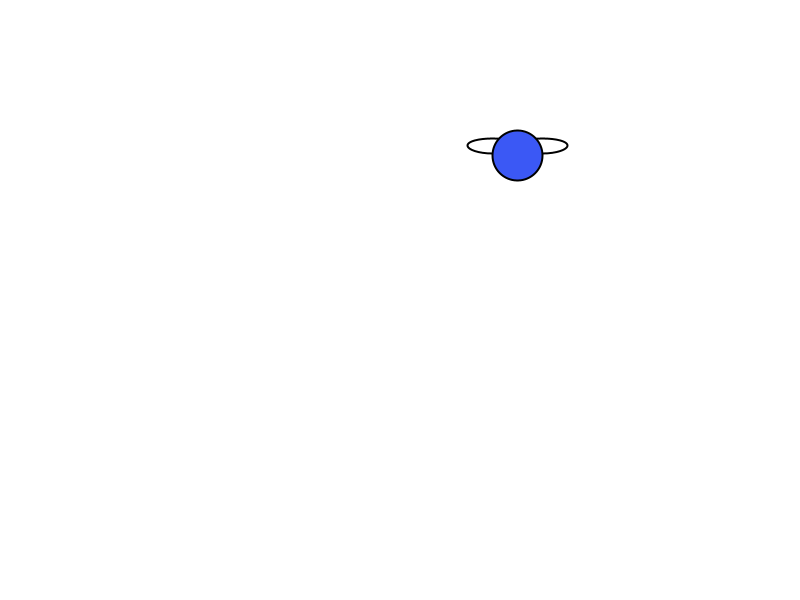
Frame 1 (no input)
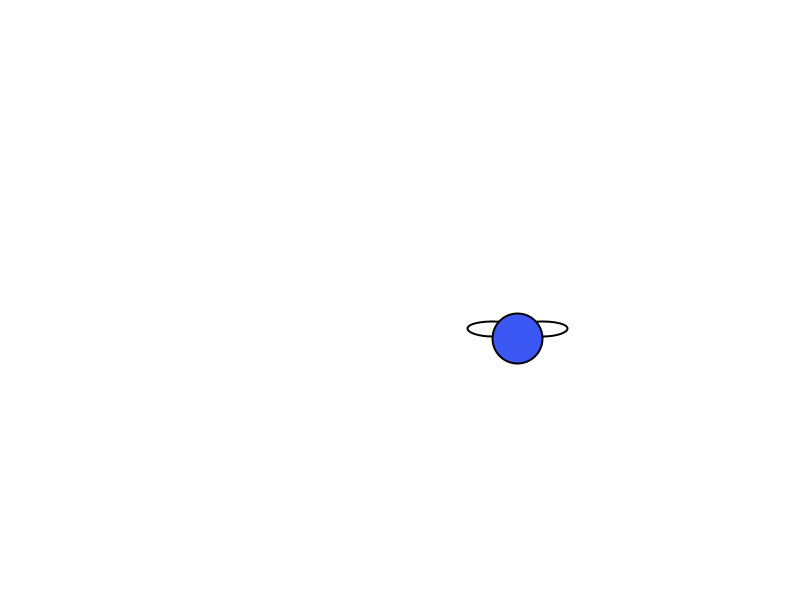
Frame 60 (the mouse pressed at the canvas centre just before this capture)
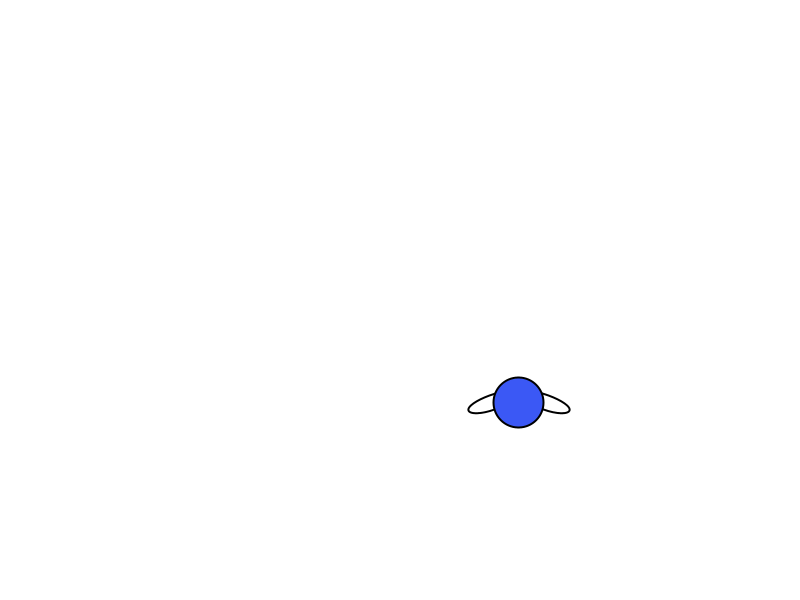
Frame 120 (the mouse held since frame 60 and released just before this capture)

The Processing sketch that drew these frames (run headless with seeded random() and noise(); from frame 60 on, the mouse is pressed at the canvas centre):

// Processing sketch: ecosystem
// ── ecosystem.pde
Ball ball;

void setup() {
  size(800, 600);
  background(255);

  ball = new Ball(50, random(0, width), random(0, height));
}

void draw() {
  background(255);

  PVector wind = new PVector(0.01, 0);
  PVector gravity = new PVector(0, 0.1 * ball.mass);

  ball.applyForce(wind);
  ball.applyForce(gravity);

  ball.update();
  ball.display();
  ball.checkEdges();
}

void keyPressed() {
  if (key == CODED) {
    if (keyCode == LEFT) {
      ball.goLeft();
    }
    if (keyCode== RIGHT) {
      ball.goRight();
    }
  }
}
// ── ball.pde
class Ball {

  final int   COLOR = #3B58F5;
  final float STEP  = 0.1;

  PVector position;
  PVector velocity;
  PVector acceleration;
  float mass;

  Ball(float m, float x, float y) {
    mass = m;
    position = new PVector(x, y);
    velocity = new PVector(0, 0);
    acceleration = new PVector(0, 0);
  }

  void applyForce(PVector force) {
    PVector f = PVector.div(force, mass);
    acceleration.add(f);
  }

  void update() {
    velocity.add(acceleration);
    position.add(velocity);
    acceleration.mult(0);
  }

  void goLeft() {
    acceleration.x -= STEP;
  }

  void goRight() {
    acceleration.x += STEP;
  }

  void display() {
    stroke(0);
    strokeWeight(2);

    float wing_l = 0;
    float wing_r = 0;
    float body   = 0;

    if (velocity.y <= 0) {
      wing_l = radians(-20);
      wing_r = radians(40);
      body   = wing_l;
    } else {
      wing_l = 0;
      wing_r = 0;
      body   = 0;
    }

    pushMatrix();
    translate(position.x, position.y);

    rotate(wing_l);
    fill(#FFFFFF);
    ellipse(-mass/2, -10, mass, mass * 0.3);

    rotate(wing_r);
    fill(#FFFFFF);
    ellipse(mass/2, -10, mass, mass * 0.3);

    rotate(body);
    fill(COLOR);
    ellipse(0, 0, mass, mass);

    popMatrix();
  }

  void checkEdges() {
    if (position.x > width) {
      position.x = 0;
    } else if (position.x < 0) {
      position.x = width;
    }

    if (position.y > height) {
      velocity.y *= -0.95;
      position.y = height;
    }
  }
}
